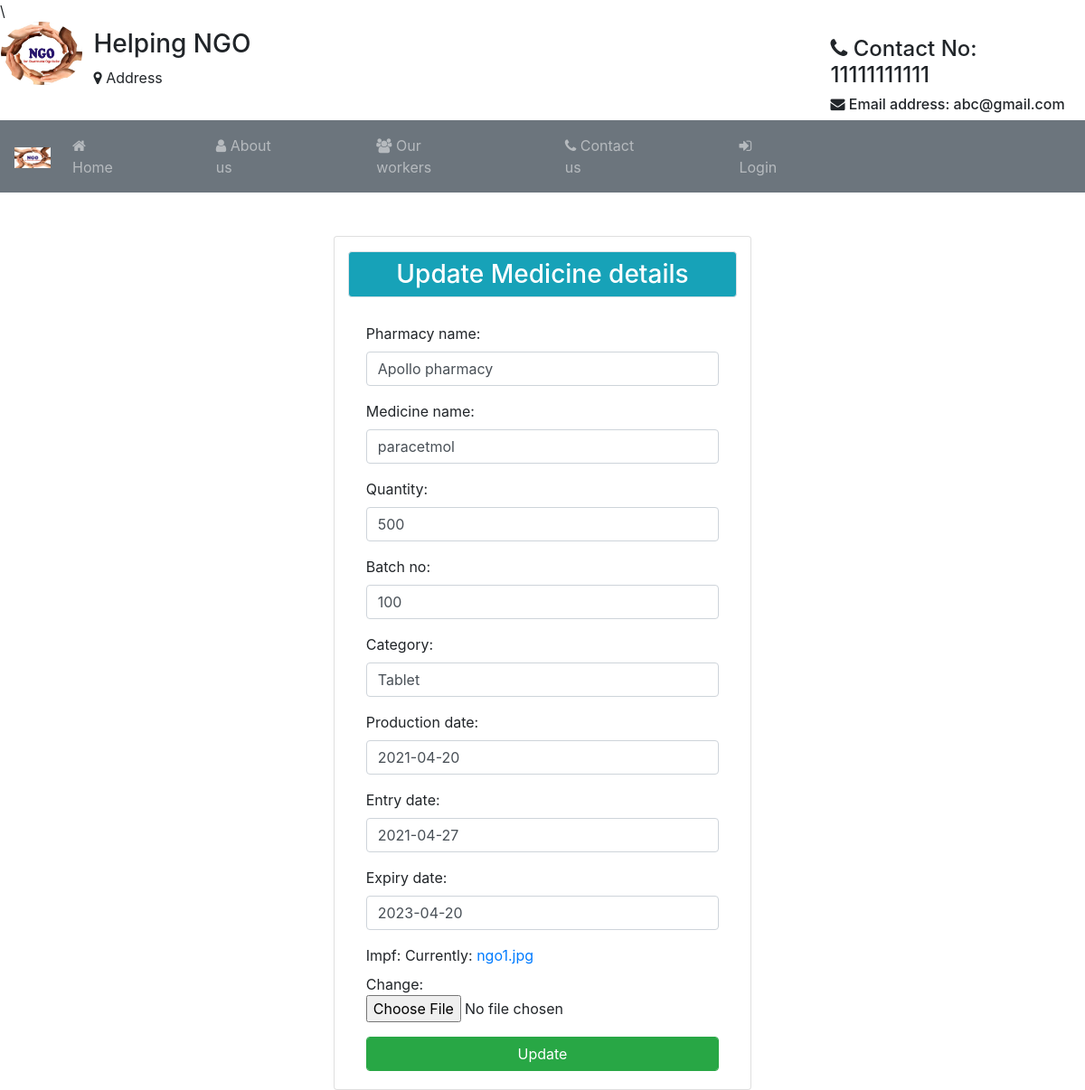
The page /e/1/ on the database its author committed.
### Student/models.py (models this page shows)
class MedicineInfo(models.Model):
	pharmacy_name=models.CharField(max_length=500)
	medicine_name=models.CharField(max_length=120)
	quantity=models.CharField(max_length=30)
	batch_no=models.IntegerField(unique=True,null=True)
	category=models.CharField(max_length=120)
	production_date=models.DateField(null=True)
	entry_date=models.DateField(null=True)
	expiry_date=models.DateField(null=True)
	created_date=models.DateField(auto_now=True)
	uid=models.ForeignKey(User,on_delete=models.CASCADE,null=True)
	impf=models.ImageField(upload_to='Medicines/',default="ngo1.jpg")

### Student/views.py (the view)
# urls.py: path('e/<int:si>/',views.userupdate,name="ue"),
def userupdate(up,si):
	a=MedicineInfo.objects.get(id=si)
	if up.method=="POST":
		d=Medform(up.POST,instance=a)
		if d.is_valid():
			d.save()
			return redirect('/tb')
	d=Medform(instance=a)
	return render(up,'htfiles/updateuser.html',{'us':d})

### Student/forms.py
class Medform(forms.ModelForm):
	class Meta:
		model=MedicineInfo
		fields=['pharmacy_name','medicine_name','quantity','batch_no','category','production_date','entry_date','expiry_date','impf']
		widgets={
		"pharmacy_name":forms.TextInput(attrs={"class":"form-control","placeholder":"Enter pharmacy name"}),
		"medicine_name":forms.TextInput(attrs={"class":"form-control","placeholder":"Medicine name"}),
		"quantity":forms.TextInput(attrs={"class":"form-control","placeholder":"Enter Quantity"}),
		"batch_no":forms.TextInput(attrs={"class":"form-control","placeholder":"Enter Batch number"}),
		"category":forms.TextInput(attrs={"class":"form-control","placeholder":"Enter category"}),
		"production_date":forms.DateInput(attrs={"class":"form-control","placeholder":"YYYY-MM-DD"}),
		"entry_date":forms.DateInput(attrs={"class":"form-control","placeholder":"YYYY-MM-DD"}),
		"expiry_date":forms.DateInput(attrs={"class":"form-control","placeholder":"YYYY-MM-DD"}),
		}

### Student/templates/htfiles/updateuser.html (shortened to what this page needs)
{% extends 'htfiles/header.html' %}
{% block content %}
<div class="container">
	<div class="card col-md-5 mt-5 mx-auto">
		<h3 class="bg-info text-white text-center border rounded mt-3 p-2">Update Medicine details</h3>
		<div class="card-body">
			<form method="POST">
				{{us.as_p}}
				<input type="submit" value="Update" class="form-control btn btn-success btn-block">
			</form>
		</div>
	</div>
</div>
{% endblock %}

### rows shown on the page
MedicineInfo: pharmacy_name "Apollo pharmacy", medicine_name "paracetmol", quantity "500", batch_no "100", category "Tablet", production_date "2021-04-20", entry_date "2021-04-27", expiry_date "2023-04-20"
